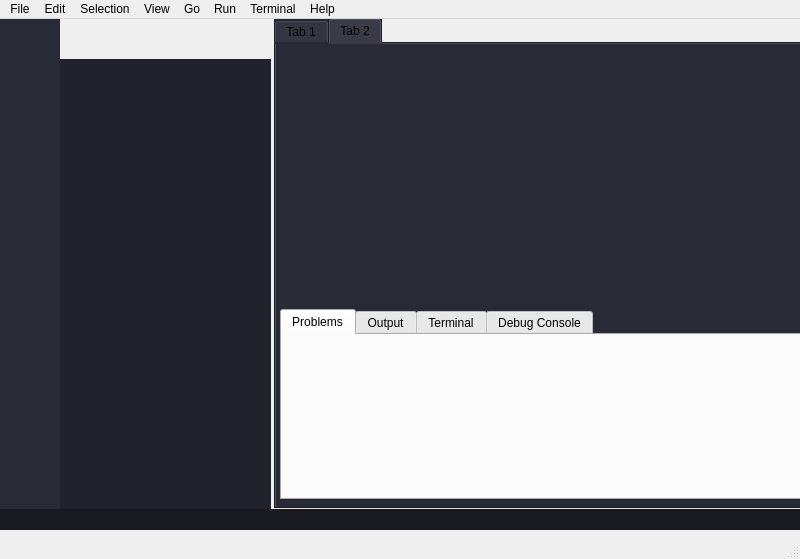
<?xml version="1.0" encoding="UTF-8"?>
<ui version="4.0">
 <class>MainWindow</class>
 <widget class="QMainWindow" name="MainWindow">
  <property name="geometry">
   <rect>
    <x>0</x>
    <y>0</y>
    <width>800</width>
    <height>559</height>
   </rect>
  </property>
  <property name="windowTitle">
   <string>MainWindow</string>
  </property>
  <widget class="QWidget" name="centralwidget">
   <widget class="QWidget" name="sidebarMenu" native="true">
    <property name="geometry">
     <rect>
      <x>-1</x>
      <y>-1</y>
      <width>61</width>
      <height>511</height>
     </rect>
    </property>
    <property name="styleSheet">
     <string notr="true">background-color: #282A36</string>
    </property>
   </widget>
   <widget class="QWidget" name="sidebarContent" native="true">
    <property name="geometry">
     <rect>
      <x>60</x>
      <y>40</y>
      <width>211</width>
      <height>471</height>
     </rect>
    </property>
    <property name="styleSheet">
     <string notr="true">background-color: #21222C</string>
    </property>
   </widget>
   <widget class="QWidget" name="statusBar" native="true">
    <property name="geometry">
     <rect>
      <x>0</x>
      <y>490</y>
      <width>801</width>
      <height>21</height>
     </rect>
    </property>
    <property name="styleSheet">
     <string notr="true">background-color: #191A21</string>
    </property>
   </widget>
   <widget class="QTabWidget" name="editorTab">
    <property name="geometry">
     <rect>
      <x>274</x>
      <y>-1</y>
      <width>531</width>
      <height>491</height>
     </rect>
    </property>
    <property name="styleSheet">
     <string notr="true">background-color: #282A36</string>
    </property>
    <property name="currentIndex">
     <number>1</number>
    </property>
    <widget class="QWidget" name="tab">
     <property name="styleSheet">
      <string notr="true"/>
     </property>
     <attribute name="title">
      <string>Tab 1</string>
     </attribute>
    </widget>
    <widget class="QWidget" name="tab_2">
     <attribute name="title">
      <string>Tab 2</string>
     </attribute>
    </widget>
   </widget>
   <widget class="QTabWidget" name="langFeaturesTab">
    <property name="geometry">
     <rect>
      <x>280</x>
      <y>290</y>
      <width>521</width>
      <height>191</height>
     </rect>
    </property>
    <property name="currentIndex">
     <number>0</number>
    </property>
    <widget class="QWidget" name="problemsTab">
     <attribute name="title">
      <string>Problems</string>
     </attribute>
    </widget>
    <widget class="QWidget" name="outputTab">
     <attribute name="title">
      <string>Output</string>
     </attribute>
    </widget>
    <widget class="QWidget" name="terminalTab">
     <attribute name="title">
      <string>Terminal</string>
     </attribute>
    </widget>
    <widget class="QWidget" name="debugConsoleTab">
     <attribute name="title">
      <string>Debug Console</string>
     </attribute>
    </widget>
   </widget>
  </widget>
  <widget class="QMenuBar" name="menubar">
   <property name="geometry">
    <rect>
     <x>0</x>
     <y>0</y>
     <width>800</width>
     <height>25</height>
    </rect>
   </property>
   <widget class="QMenu" name="menuEdiut">
    <property name="title">
     <string>Edit</string>
    </property>
    <addaction name="actionUndo"/>
    <addaction name="actionRedo"/>
   </widget>
   <widget class="QMenu" name="menuSelection">
    <property name="title">
     <string>Selection</string>
    </property>
   </widget>
   <widget class="QMenu" name="menuView">
    <property name="title">
     <string>View</string>
    </property>
    <widget class="QMenu" name="menuTabs">
     <property name="title">
      <string>Tabs</string>
     </property>
     <addaction name="actionProblem"/>
     <addaction name="actionOutput"/>
     <addaction name="actionTerminal"/>
     <addaction name="actionTerminal_2"/>
    </widget>
    <addaction name="menuTabs"/>
   </widget>
   <widget class="QMenu" name="menuGo">
    <property name="title">
     <string>Go</string>
    </property>
   </widget>
   <widget class="QMenu" name="menuRun">
    <property name="title">
     <string>Run</string>
    </property>
   </widget>
   <widget class="QMenu" name="menuTerminal">
    <property name="title">
     <string>Terminal</string>
    </property>
   </widget>
   <widget class="QMenu" name="menuHelp">
    <property name="title">
     <string>Help</string>
    </property>
   </widget>
   <widget class="QMenu" name="menuEchidna">
    <property name="title">
     <string>File</string>
    </property>
    <widget class="QMenu" name="menuNew">
     <property name="title">
      <string>New</string>
     </property>
     <addaction name="actionFile"/>
     <addaction name="actionWindow"/>
    </widget>
    <addaction name="menuNew"/>
    <addaction name="actionOpen"/>
    <addaction name="actionSave"/>
   </widget>
   <addaction name="menuEchidna"/>
   <addaction name="menuEdiut"/>
   <addaction name="menuSelection"/>
   <addaction name="menuView"/>
   <addaction name="menuGo"/>
   <addaction name="menuRun"/>
   <addaction name="menuTerminal"/>
   <addaction name="menuHelp"/>
  </widget>
  <widget class="QStatusBar" name="statusbar"/>
  <action name="actionNew_File">
   <property name="text">
    <string>New File</string>
   </property>
  </action>
  <action name="actionUndo">
   <property name="text">
    <string>Undo</string>
   </property>
  </action>
  <action name="actionRedo">
   <property name="text">
    <string>Redo</string>
   </property>
  </action>
  <action name="actionProblem">
   <property name="text">
    <string>Problems</string>
   </property>
  </action>
  <action name="actionOutput">
   <property name="text">
    <string>Output</string>
   </property>
  </action>
  <action name="actionTerminal">
   <property name="text">
    <string>Debug Console</string>
   </property>
  </action>
  <action name="actionTerminal_2">
   <property name="text">
    <string>Terminal</string>
   </property>
  </action>
  <action name="actionFile">
   <property name="text">
    <string>File</string>
   </property>
  </action>
  <action name="actionOpen">
   <property name="text">
    <string>Open</string>
   </property>
  </action>
  <action name="actionWindow">
   <property name="text">
    <string>Window</string>
   </property>
  </action>
  <action name="actionSave">
   <property name="text">
    <string>Save</string>
   </property>
  </action>
 </widget>
 <resources/>
 <connections/>
</ui>
